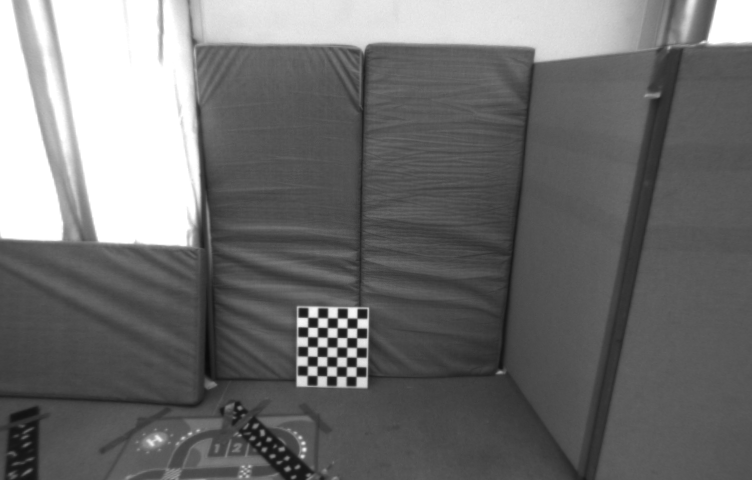
#> input picture labSession3/image1.png, 752 x 480 px
$ python homographyRANSACSift.py
#> lines starting #> are read from the running program, lines starting #| are printed output that depends on the picture; after the words box and inside, x2 and y2 are one past the last pixel; in counts of white or black regions, pixels touching at a corner belong together
#####################################################################################
#
# MRGCV Unizar - Computer vision - Laboratory 2
#
# Title: SIFT matching
#
# Date: 28 September 2020
#
#####################################################################################
#
# Authors: Jesus Bermudez, Richard Elvira, Jose Lamarca, JMM Montiel
#
# Version: 1.0
#
#####################################################################################

import matplotlib.pyplot as plt
import numpy as np
import cv2
import random
import math

def indexMatrixToMatchesList(matchesList):
    """
     -input:
         matchesList: nMatches x 3 --> [[indexDesc1,indexDesc2,descriptorDistance],...]]
     -output:
        dMatchesList: list of n DMatch object
     """
    dMatchesList = []
    for row in matchesList:
        dMatchesList.append(cv2.DMatch(_queryIdx=row[0], _trainIdx=row[1], _distance=row[2]))
    return dMatchesList

def matchesListToIndexMatrix(dMatchesList):
    """
     -input:
         dMatchesList: list of n DMatch object
     -output:
        matchesList: nMatches x 3 --> [[indexDesc1,indexDesc2,descriptorDistance],...]]
     """
    matchesList = []
    for k in range(len(dMatchesList)):
        matchesList.append([int(dMatchesList[k].queryIdx), int(dMatchesList[k].trainIdx), dMatchesList[k].distance])
    return matchesList


def matchWith2NDRR(desc1, desc2, distRatio, minDist):
    """
    Nearest Neighbours Matching algorithm checking the Distance Ratio.
    A match is accepted only if its distance is less than distRatio times
    the distance to the second match.
    -input:
        desc1: descriptors from image 1 nDesc x 128
        desc2: descriptors from image 2 nDesc x 128
        distRatio:
    -output:
       matches: nMatches x 3 --> [[indexDesc1,indexDesc2,descriptorDistance],...]]
    """
    matches = []
    nDesc1 = desc1.shape[0]
    for kDesc1 in range(nDesc1):
        dist = np.sqrt(np.sum((desc2 - desc1[kDesc1, :]) ** 2, axis=1))
        indexSort = np.argsort(dist)
        NNDR=dist[indexSort[0]] / dist[indexSort[1]]
        if ((dist[indexSort[0]] < minDist) & (NNDR < distRatio)):
            matches.append([kDesc1, indexSort[0], dist[indexSort[0]]])


    return matches

def on_click_homography(event):
    if event.button == 1:  # Left mouse button
        plt.figure(34)
        plt.imshow(img2, cmap='gray', vmin=0, vmax=255)
        plt.title('Image 2 - Homography')
        plt.draw()  # We update the figure display
        print(f'You clicked at ({event.xdata}, {event.ydata})')
        p1 = np.array([event.xdata, event.ydata, 1])
        p2 = np.dot(H_21, p1) # apply homography
        p2 /= p2[2]
        plt.plot(p2[0], p2[1],'rx', markersize=10)

def drawHomography (figNum): # Draw epipolar line of a clicked point
    fig = plt.figure(figNum)
    plt.imshow(img1, cmap='gray', vmin=0, vmax=255)
    plt.title('Image 1 - Click a point on the ground plane')
    plt.draw()  # We update the figure display
    fig.canvas.mpl_connect('button_press_event', on_click_homography)
    print('Click in the image to continue...')
    plt.waitforbuttonpress()

    print('Click in the image to continue...')
    plt.waitforbuttonpress()
    return;

def getHomographyMatrix(points1, points2):

    x1, y1 = points1.T
    x2, y2 = points2.T

    A = []
    for i in range(len(x1)):
        A.append([x1[i], y1[i], 1, 0, 0, 0, -x2[i]*x1[i], -x2[i]*y1[i], -x2[i]])
        A.append([0, 0, 0, x1[i], y1[i], 1, -y2[i]*x1[i], -y2[i]*y1[i], -y2[i]])
    A = np.array(A)
    #print(A.shape)

    u, s, vh = np.linalg.svd(A);
    H_21_estimated = vh[-1].reshape(3, 3)

    #H_21_estimated = H_21_estimated / H_21_estimated[2][2]
    return H_21_estimated

def euclideanDistance2D(p1, p2):
    return math.sqrt((p2[0] - p1[0])**2 + (p2[1] - p1[1])**2)

if __name__ == '__main__':

    img1 = cv2.cvtColor(cv2.imread('image1.png'), cv2.COLOR_BGR2RGB)
#> img1 is the input picture: shape (480, 752, 3); min 10, max 255, mean 111.4
    img2 = cv2.cvtColor(cv2.imread('image2.png'), cv2.COLOR_BGR2RGB)
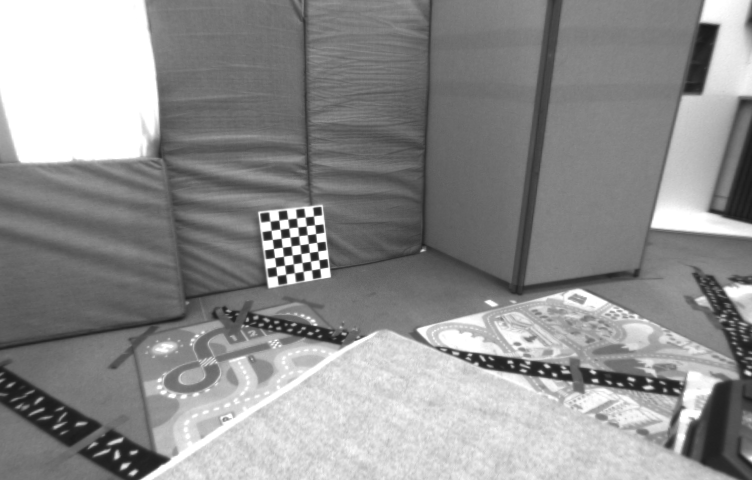
#> input picture labSession3/image2.png, 752 x 480 px
#> img2 is the input picture: shape (480, 752, 3); min 25, max 255, mean 143.5
    np.set_printoptions(precision=4, linewidth=1024, suppress=True)

    # Images path
    timestamp1 = '1403715282262142976'
    timestamp2 = '1403715413262142976'

    path_image_1 = 'image1.png'
    path_image_2 = 'image2.png'

    # Read images
    image_pers_1 = cv2.imread(path_image_1)
    image_pers_2 = cv2.imread(path_image_2)

    # Feature extraction
    sift = cv2.SIFT_create(nfeatures=0, nOctaveLayers = 5, contrastThreshold = 0.04, edgeThreshold = 10, sigma = 0.5)
    keypoints_sift_1, descriptors_1 = sift.detectAndCompute(image_pers_1, None)
#> keypoints_sift_1 = 845 keypoints; strongest (x, y, size): (342, 314, 7.6), (352, 311, 13.6), (322, 333, 7.7), (333, 323, 7.8)
    keypoints_sift_2, descriptors_2 = sift.detectAndCompute(image_pers_2, None)
#> keypoints_sift_2 = 2681 keypoints; strongest (x, y, size): (305, 249, 7.4), (312, 239, 7.4), (314, 256, 7.5), (316, 274, 7.4)

    distRatio = 0.8
    minDist = 200
    matchesList = matchWith2NDRR(descriptors_1, descriptors_2, distRatio, minDist)
#> the loop in matchWith2NDRR, `for kDesc1 in range(nDesc1):` made 845 passes
#> NNDR on passes 1 to 3: 0.969, 0.944, 0.993
#> after the loop in matchWith2NDRR, `for kDesc1 in range(nDesc1):`: matches = 92 items, first 6: [48, 53, 66.49], [49, 135, 182.2], [62, 1206, 162.9], [63, 49, 180.1], [80, 2, 57.45], [82, 0, 74.69]
#> matchesList has the same summary as matches in matchWith2NDRR
    dMatchesList = indexMatrixToMatchesList(matchesList)
#> the loop in indexMatrixToMatchesList, `for row in matchesList:` made 92 passes
#> row on passes 1 to 12: [48, 53, 66.49], [49, 135, 182.2], [62, 1206, 162.9], [63, 49, 180.1], [80, 2, 57.45], [82, 0, 74.69], [83, 5, 159.7], [88, 49, 144.9], [95, 65, 65.29], [96, 253, 152.2], [105, 2376, 185.3], [116, 116, 186.6]
#> after the loop in indexMatrixToMatchesList, `for row in matchesList:`: dMatchesList = 92 matches
#> dMatchesList = 92 matches
    dMatchesList = sorted(dMatchesList, key=lambda x: x.distance)

    # Plot the first 10 matches
    imgMatched = cv2.drawMatches(image_pers_1, keypoints_sift_1, image_pers_2, keypoints_sift_2, dMatchesList[:100],
                                 None, flags=cv2.DrawMatchesFlags_NOT_DRAW_SINGLE_POINTS and cv2.DRAW_MATCHES_FLAGS_DRAW_RICH_KEYPOINTS)
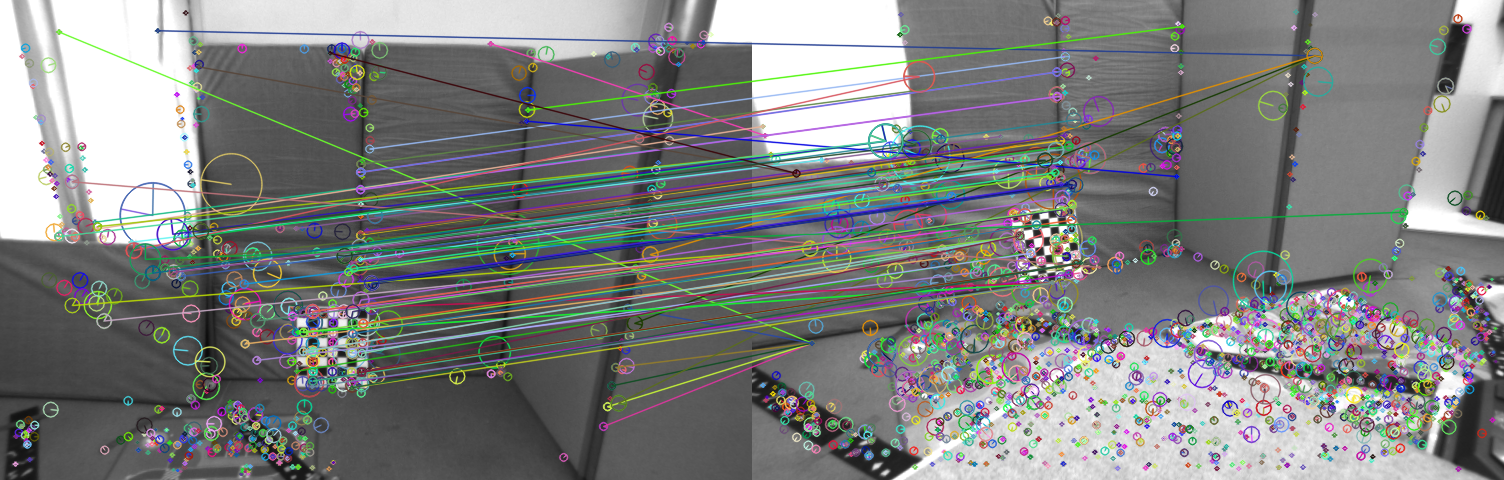
#> imgMatched: shape (480, 1504, 3); mean B, G, R 128, 129, 126.7
    plt.imshow(imgMatched, cmap='gray', vmin=0, vmax=255)
    plt.draw()
    plt.waitforbuttonpress()

    # Conversion from DMatches to Python list
    matchesList = matchesListToIndexMatrix(dMatchesList)
#> the loop in matchesListToIndexMatrix, `for k in range(len(dMatchesList)):` made 92 passes
#> after the loop in matchesListToIndexMatrix, `for k in range(len(dMatchesList)):`: matchesList = 92 items, first 6: [769, 53, 49.03], [770, 53, 51.08], [434, 624, 54.42], [80, 2, 57.45], [739, 2, 62.01], [95, 65, 65.29]

    # Matched points in numpy from list of DMatches
    srcPts = np.float32([keypoints_sift_1[m.queryIdx].pt for m in dMatchesList]).reshape(len(dMatchesList), 2)
#> srcPts = 92 pairs, first value 58.54 to 649.8, second value 30.26 to 426
    dstPts = np.float32([keypoints_sift_2[m.trainIdx].pt for m in dMatchesList]).reshape(len(dMatchesList), 2)
#> dstPts = 92 pairs, first value 10.27 to 651.2, second value 26.03 to 342.7

    # Matched points in homogeneous coordinates
    #x1 = np.vstack((srcPts.T, np.ones((1, srcPts.shape[0]))))
    #x2 = np.vstack((dstPts.T, np.ones((1, dstPts.shape[0]))))
    # We use only the matches on the front wall, in order to compute the omography with respect to the front wall plane
    x1 = srcPts;
#> x1 has the same summary as srcPts
    x2 = dstPts;
#> x2 has the same summary as dstPts

#################################### RANSAC ####################################
    # parameters of random sample selection
    inliersSigma = 1 #Standard deviation of inliers
    spFrac = 0.8  # spurious fraction
    minInliers = np.round(x1.shape[0] * 0.7);
#> minInliers = 64
    minInliers = minInliers.astype(int)
    P = minInliers / x1.shape[0]  # probability of selecting at least one sample without spurious
#> P = 0.696
    pMinSet = 4 # we need 4 matches at least to compute the H matrix

    # number m of random samples
    nAttempts = np.round(np.log(1 - P) / np.log(1 - np.power((1 - spFrac), pMinSet)))
#> nAttempts = 743
    nAttempts = nAttempts.astype(int)
    print('nAttempts = ' + str(nAttempts))
#| nAttempts = 743


    RANSACThreshold = 3*inliersSigma

    nVotesMax = 0
    votesMax = [False] * x1.shape[0];

    p1_selected = []
    p2_selected = []
    F_21_most_voted = []
    kAttempt = 0


    while kAttempt <= nAttempts:

        # Compute the minimal set defining your model
        i0 = random.randint(0, x1.shape[0] - 1)
#> i0 = 49
        i1 = random.randint(0, x1.shape[0] - 1)
#> i1 = 53
        i2 = random.randint(0, x1.shape[0] - 1)
#> i2 = 5
        i3 = random.randint(0, x1.shape[0] - 1)
#> i3 = 33

        p1 = [];
        p1.append(x1[i0]);
        p1.append(x1[i1]);
        p1.append(x1[i2]);
        p1.append(x1[i3]);
        p1 = np.array(p1);
#> p1 = [[366.8, 372.2], [302.7, 351], [131, 241.7], [179.1, 259.9]]

        p2 = [];
        p2.append(x2[i0]);
        p2.append(x2[i1]);
        p2.append(x2[i2]);
        p2.append(x2[i3]);
        p2 = np.array(p2);
#> p2 = [[328.3, 262.2], [267.3, 235.4], [69.15, 159.5], [129.5, 183.6]]

        if kAttempt % 10 == 0:
            # Each 10 iterations, the hypotesis is going to be shown
            result_img_local = np.concatenate((img1, img2), axis=1)
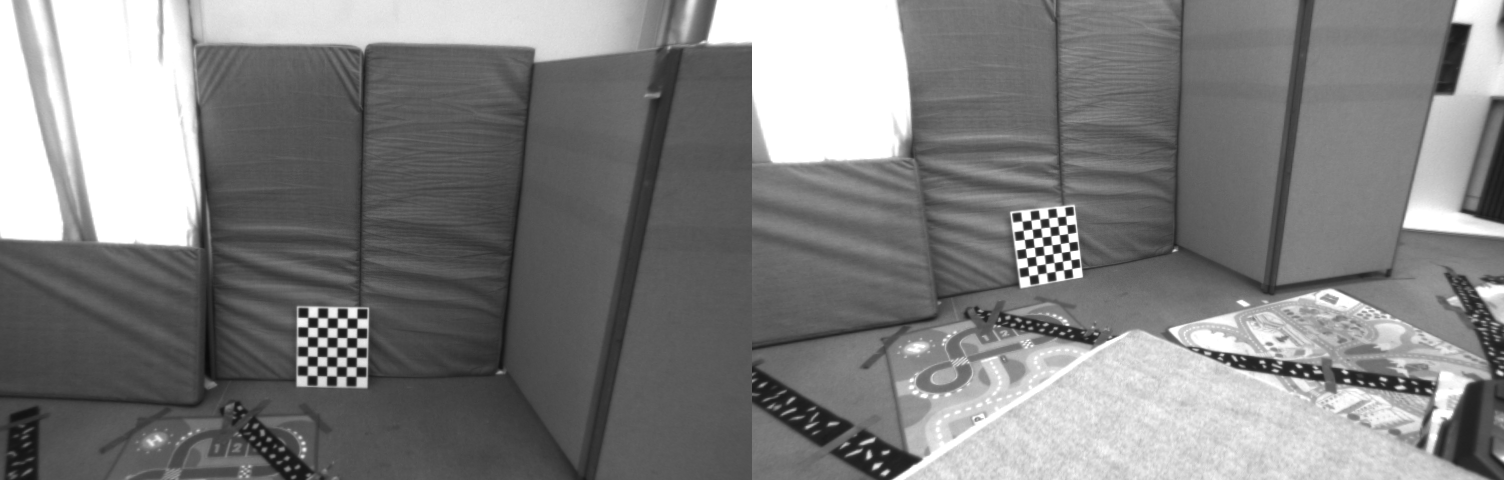
#> result_img_local: shape (480, 1504, 3); min 10, max 255, mean 127.4
            for j in range(pMinSet):
                x1_local = p1[j][0]
                y1_local = p1[j][1]
                x2_local = p2[j][0] + img1.shape[1]
                y2_local = p2[j][1]
                cv2.line(result_img_local, (int(x1_local), int(y1_local)), (int(x2_local), int(y2_local)), (0, 255, 0), 3)  # Draw a line between matches
#> this loop made 4 passes
#> (x1_local, y1_local, x2_local, y2_local) on passes 1 to 4: (366.8, 372.2, 1080.3, 262.2), (302.7, 351, 1019.3, 235.4), (131, 241.7, 821.1, 159.5), (179.1, 259.9, 881.5, 183.6)
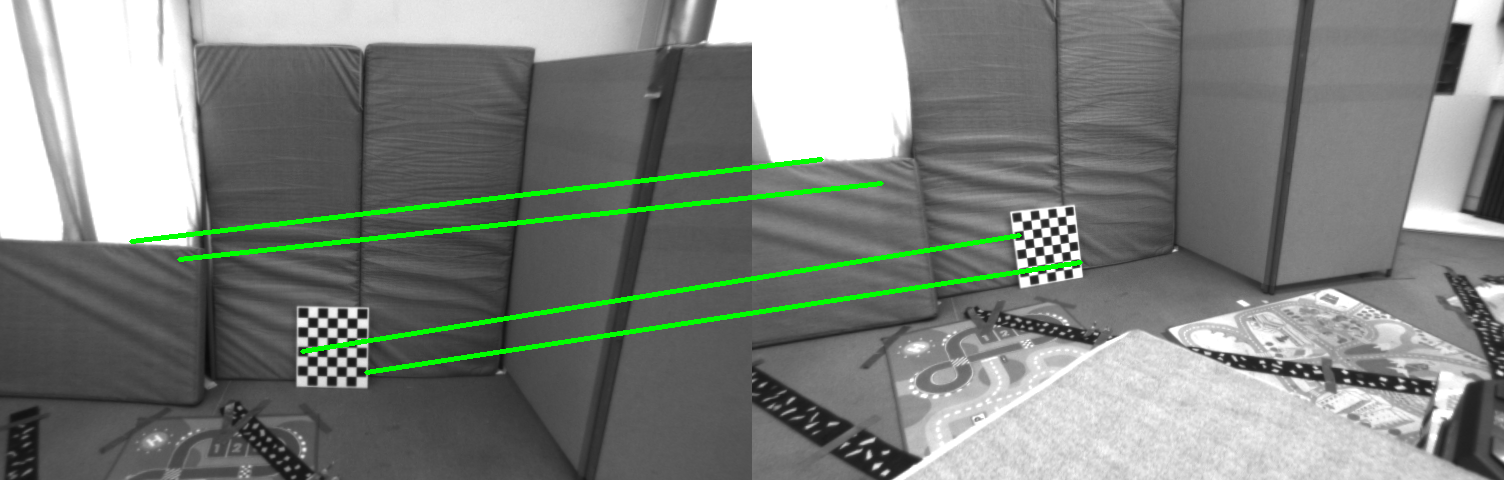
#> result_img_local: shape (480, 1504, 3); 1.95% of pixels changed, all inside (x1, y1, x2, y2) = (129, 157, 1083, 375)
            plt.imshow(result_img_local, cmap='gray', vmin=0, vmax=255)
            plt.draw()
            plt.waitforbuttonpress()
#> figure, not shown here; B, G, R data is drawn as R, G, B


        H_21_estimated = getHomographyMatrix(p1, p2);
#> in getHomographyMatrix, `x1, y1 = points1.T`: x1 = [366.8, 302.7, 131, 179.1]; y1 = [372.2, 351, 241.7, 259.9]
#> in getHomographyMatrix, `x2, y2 = points2.T`: x2 = [328.3, 267.3, 69.15, 129.5]; y2 = [262.2, 235.4, 159.5, 183.6]
#> the loop in getHomographyMatrix, `for i in range(len(x1)):` made 4 passes
#> after the loop in getHomographyMatrix, `for i in range(len(x1)):`: A = 8 items
#> in getHomographyMatrix, `u, s, vh = np.linalg.svd(A);`: s = [287162.9, 17827.9, 802.3, 152.7, 41.18, 17.09, 6.04, 0.00609]
#> in getHomographyMatrix, `H_21_estimated = vh[-1].reshape(3, 3)`: H_21_estimated = [[0.00236, -0.00387, 0.66], [0.00215, -0.00396, 0.751], [9.16e-06, -1.83e-05, 0.00369]]
        votes = [False] * x1.shape[0];
        nVotes = 0;

        # Now we calculate the votes regarding the euclidean distance between the matched point and the input one (assuming it is ok)
        for i in range(x1.shape[0]):
            p1_to_estimate = np.array([x1[i][0], x1[i][1], 1]);
            p2_estimated = np.dot(H_21_estimated, p1_to_estimate);
            p2_estimated /= p2_estimated[2]
            p2_dehomogenized = np.array([p2_estimated[0], p2_estimated[1]]);
            euclidean_dist = euclideanDistance2D(p2_dehomogenized, x2[i]);
            if euclidean_dist < RANSACThreshold:
                votes[i] = True;
                nVotes += 1;
#> this loop made 92 passes
#> (p1_to_estimate, p2_estimated, euclidean_dist) on passes 1 to 12: ([603.1, 426, 1], [301.2, 252, 1], 258.1), ([607.1, 406.2, 1], [282.7, 244.7, 1], 243.8), ([295.8, 228, 1], [212.1, 216.7, 1], 88.33), ([94.58, 221.7, 1], [48.29, 151.3, 1], 39.15), ([490.2, 43.28, 1], [223, 221.1, 1], 227.3), ([131, 241.7, 1], [69.15, 159.5, 1], 4.47e-05), ([58.54, 31.47, 1], [185.1, 206, 1], 185.7), ([615.2, 367, 1], [262.8, 236.8, 1], 229.2), ([96.41, 228.6, 1], [5.63, 134.2, 1], 9.47), ([316.5, 251.7, 1], [216.5, 218.4, 1], 81.36), ([611.3, 385.4, 1], [270.4, 239.8, 1], 234.7), ([369.2, 148.6, 1], [219.1, 219.5, 1], 188.2)
#> after the loop, nVotes = 5; votes = 92 items, first 6: False, False, False, False, False, True

        if nVotes > nVotesMax:
            nVotesMax = nVotes
#> nVotesMax = 5
            votesMax = votes
#> votesMax has the same summary as votes
            H_21_most_voted = H_21_estimated
#> H_21_most_voted has the same summary as H_21_estimated in getHomographyMatrix
            p1_selected = p1
#> p1_selected has the same summary as p1
            p2_selected = p2
#> p2_selected has the same summary as p2
            spFrac = (x1.shape[0]-nVotes) / x1.shape[0];
#> spFrac = 0.946
            nAttempts = np.round(np.log(1 - P) / np.log(1 - np.power((1 - spFrac), pMinSet)))
#> nAttempts = 136353
            nAttempts = nAttempts.astype(int)

        kAttempt += 1

    H_21 = H_21_most_voted;
    result_img_final = np.concatenate((img1, img2), axis=1)
    for j in range(pMinSet):
        x1_final = p1_selected[j][0]
        y1_final = p1_selected[j][1]
        x2_final = p2_selected[j][0] + img1.shape[1]
        y2_final = p2_selected[j][1]
        cv2.line(result_img_final, (int(x1_final), int(y1_final)), (int(x2_final), int(y2_final)), (255, 0, 0), 3)  # Draw a line between matches
    plt.imshow(result_img_final, cmap='gray', vmin=0, vmax=255)
    plt.draw()
    plt.waitforbuttonpress()
    drawHomography(21);
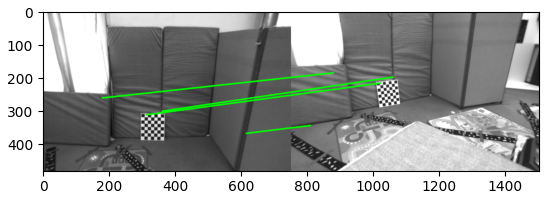
#> figure drawn by matplotlib, 1 panel; B, G, R data is drawn as R, G, B
